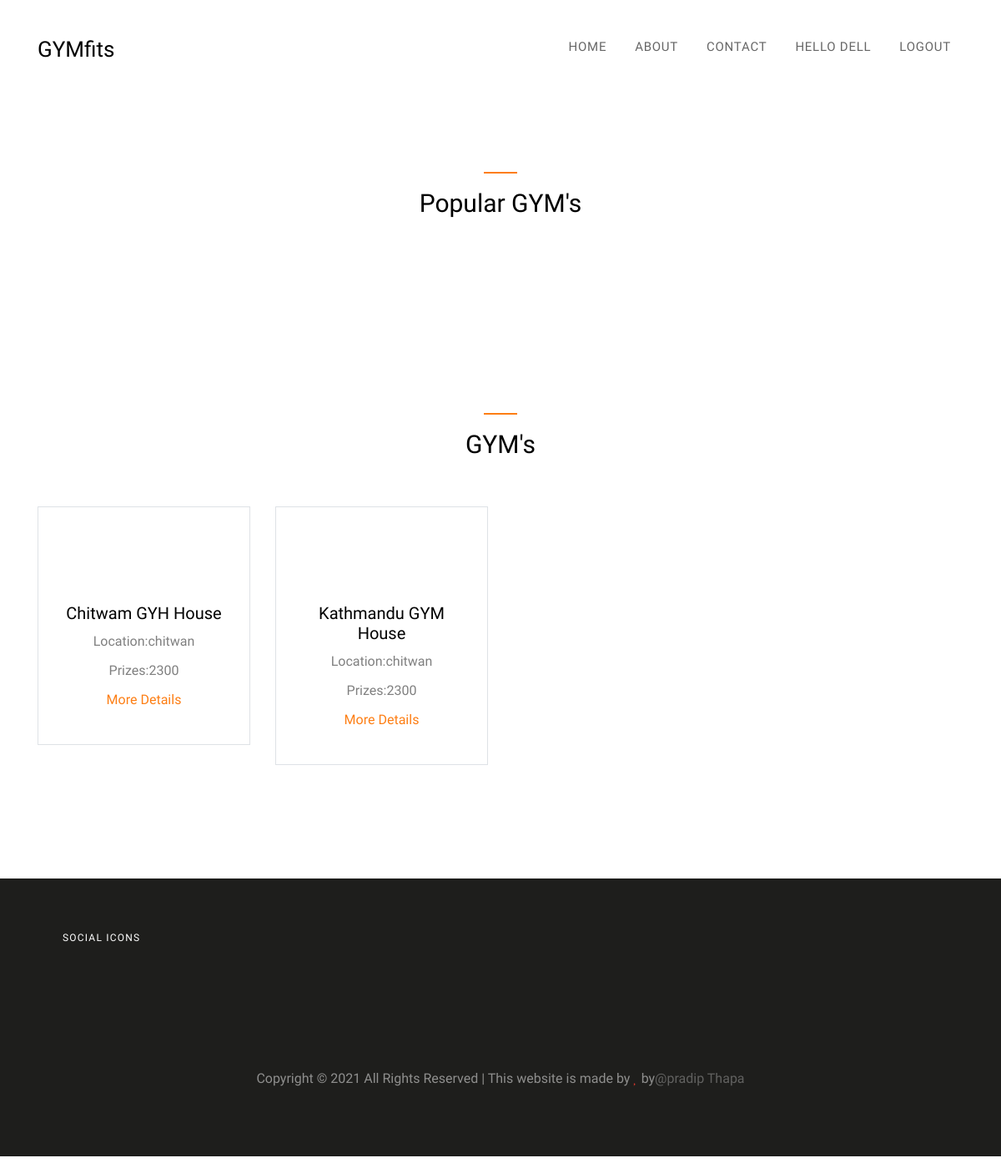
The app's page / (signed in) with its own data.
### App/models.py (models this page shows, shortened)
class GymInfromation(models.Model):
    name=models.CharField(max_length=20)
    phone_regex = RegexValidator(regex=r'^\+?1?\d{9,15}$', message="Phone number must be entered in the format: '+999999999'. Up to 15 digits allowed.")
    phone_number = models.CharField(validators=[phone_regex], max_length=17, blank=True) # validators should be a list
    location=models.CharField(max_length=20)
    pic=models.ImageField(upload_to='images', null=True)
    pricing=models.CharField(max_length=20)
    rating_count=models.CharField(max_length=20)
    summary=models.TextField()
    user=models.OneToOneField(User,on_delete=CASCADE,null=True, blank=True)

### App/views.py (the view)
# urls.py: path('',views.index, name='index'),
def index(request):
    information=GymInfromation.objects.all()
    return render(request,'App/index.html',{'informations':information})

### App/templates/App/index.html (shortened to what this page needs)
{% load static %}
<!DOCTYPE html>
<html lang="en">
<head>
  <link rel="stylesheet" href="{% static 'fonts/icomoon/style.css' %}">
  <link rel="stylesheet" href="{% static 'css/bootstrap.min.css' %}">
  <link rel="stylesheet" href="{% static 'css/magnific-popup.css' %}">
  <link rel="stylesheet" href="{% static 'css/jquery-ui.css' %}">
  <link rel="stylesheet" href="{% static 'css/owl.carousel.min.css' %}">
  <link rel="stylesheet" href="{% static 'css/owl.theme.default.min.css' %}">
  <link rel="stylesheet" href="{% static 'css/bootstrap-datepicker.css' %}">
  <link rel="stylesheet" href="{% static 'css/animate.css' %}">
  <link rel="stylesheet" href="https://cdn.jsdelivr.net/npm/mediaelement@4.2.7/build/mediaelementplayer.min.css">
  <link rel="stylesheet" href="{% static 'fonts/flaticon/font/flaticon.css' %}">
  <link rel="stylesheet" href="{% static 'css/aos.css' %}">
  <link rel="stylesheet" href="{% static 'css/style.css' %}">
</head>
<body style="background-image: url('/static/images/bg.jpg');">
  <div class="site-wrap">
    <div class="site-navbar-wrap js-site-navbar bg-white">
      <div class="container">
        <div class="site-navbar bg-light">
          <div class="py-1">
            <div class="row align-items-center">
              <div class="col-2">
                <h2 class="mb-0 site-logo"><a href="/">GYM<strong>fits</strong></a></h2>
              </div>
              <div class="col-10">
                <nav class="site-navigation text-right" role="navigation">
                  <div class="container">
                    <ul class="site-menu js-clone-nav d-none d-lg-block">
                      <li><a href="/">Home</a></li>
                      <li><a href="/">About</a></li>
                      <li><a href="/contact">Contact</a></li>
                      {% if user.is_authenticated %}
                      <li><a href="#">Hello {{user.username}}</a></li>
                      <li><a href="/logout">Logout</a></li>
                      {% else %}
                      <li><a href="/admin">Admin</a></li>
                      <li><a href="/signup">Sign Up</a></li>
                      <li><a href="/login">Sign In</a></li>
                      {% endif %}
                    </ul>
                  </div>
                </nav>
              </div>
            </div>
          </div>
        </div>
    </div>
    <div class="site-section">
      <div class="container">
        <div class="row">
          <div class="col-md-12">
            <h2 class="site-section-heading text-center">Popular GYM's</h2>
          </div>
        </div>
        <div class="row">
          <div class="col-md-12 block-13 nav-direction-white"></div>
          </div>
        </div>
    </div>
    <div class="site-section">
      <div class="container">
        <div class="row mb-5">
          <div class="col-md-12">
            <h2 class="site-section-heading text-center">GYM's</h2>
          </div>
        </div>
        <div class="row">
        {% for info in informations%}
          <div class="col-md-3 text-center mb-4">
            <div class="border p-4 text-with-icon">
              <span class="flaticon-weightlifting icon display-4 mb-4 d-block text-primary"></span>
              <h2 class="h5">{{info.name}}</h2>
              <label>Location:{{info.location}}</label><br>
              <label>Prizes:{{info.pricing}}</label>
              <p><a href="/GYM/index/{{info.id}}">More Details</a></p>
            </div>
          </div>
          {% endfor %}
      </div>
    </div>
  </div>
  {% include 'App/footer.html' %}
</body>
</html>

### App/static/css/style.css (style rules this page uses)
body { line-height: 1.7; color: rgba(0, 0, 0, 0.5); font-weight: 400; font-size: 1rem; font-family: "Roboto Mono", SFMono-Regular, Menlo, Monaco, Consolas, "Liberation Mono", "Courier New", monospace; font-family: "Work Sans", -apple-system, BlinkMacSystemFont, "Segoe UI", Roboto, "Helvetica Neue", Arial, sans-serif, "Apple Color Emoji", "Segoe UI Emoji", "Segoe UI Symbol", "Noto Color Emoji"; background: #f4f4f4; background-size: cover; background-attachment: fixed; background-repeat: no-repeat; }
h1, h2, h3, h4, h5, .h1, .h2, .h3, .h4, .h5 { color: #000; }
a { -webkit-transition: .3s all ease; -o-transition: .3s all ease; transition: .3s all ease; }
.site-wrap { max-width: 1200px; margin: 0 auto; position: relative; -webkit-box-shadow: 0 0 20px 0 rgba(0, 0, 0, 0.1); box-shadow: 0 0 20px 0 rgba(0, 0, 0, 0.1); background: #fff; }
.site-wrap:before { -webkit-transition: .3s all ease-in-out; -o-transition: .3s all ease-in-out; transition: .3s all ease-in-out; background: rgba(0, 0, 0, 0.6); content: ""; position: absolute; z-index: 2000; top: 0; left: 0; right: 0; bottom: 0; opacity: 0; visibility: hidden; }
.site-section { padding: 3em 0; }
@media (min-width: 768px) { .site-section { padding: 7em 0; } }
.site-section-heading { font-size: 30px; position: relative; padding-top: 20px; }
.site-section-heading:before { content: ""; left: 0%; top: 0; position: absolute; width: 40px; height: 2px; background: #fd7e14; }
.site-section-heading.text-center:before { content: ""; left: 50%; top: 0; -webkit-transform: translateX(-50%); -ms-transform: translateX(-50%); transform: translateX(-50%); position: absolute; width: 40px; height: 2px; background: #fd7e14; }
.site-navbar-wrap { background: #fff !important; z-index: 99; width: 100%; padding: 20px 0; position: relative; left: 0; -webkit-transition: .3s all ease; -o-transition: .3s all ease; transition: .3s all ease; -webkit-box-shadow: 0 10px 20px -5px rgba(0, 0, 0, 0.1); box-shadow: 0 10px 20px -5px rgba(0, 0, 0, 0.1); }
.site-navbar-top, .site-navbar { border-bottom: 1px solid rgba(0, 0, 0, 0.1); }
.site-navbar { margin-bottom: 0px; width: 100%; border-bottom: none; background: #fff !important; }
.site-navbar .site-logo { font-weight: 200; }
.site-navbar .site-logo a { font-weight: 200; font-size: 26px; color: #000; }
.site-navbar .site-navigation .site-menu { margin-bottom: 0; }
.site-navbar .site-navigation .site-menu a { text-decoration: none !important; font-size: 15px; display: inline-block; }
.site-navbar .site-navigation .site-menu > li { display: inline-block; padding: 10px 5px; }
.site-navbar .site-navigation .site-menu > li > a { padding: 10px 10px; text-transform: uppercase; letter-spacing: .05em; color: rgba(0, 0, 0, 0.6); font-size: 15px; text-decoration: none !important; }
.site-navbar .site-navigation .site-menu > li:last-child { padding-right: 0; }
.site-navbar .site-navigation .site-menu > li:last-child > a { padding-right: 0; }
.block-13, .block-14, .block-15, .slide-one-item { position: relative; z-index: 1; }
.text-with-icon { -webkit-transition: .3s all ease; -o-transition: .3s all ease; transition: .3s all ease; position: relative; top: 0; }
.text-with-icon .icon { position: relative; -webkit-transition: .2s all ease; -o-transition: .2s all ease; transition: .2s all ease; -webkit-transform: scale(1); -ms-transform: scale(1); transform: scale(1); }

### records on screen
GymInfromation: name "Chitwam GYH House", location "chitwan", pricing "2300"
GymInfromation: name "Kathmandu GYM House", location "chitwan", pricing "2300"

### other values on screen
{{ user.username }} "DELL"
